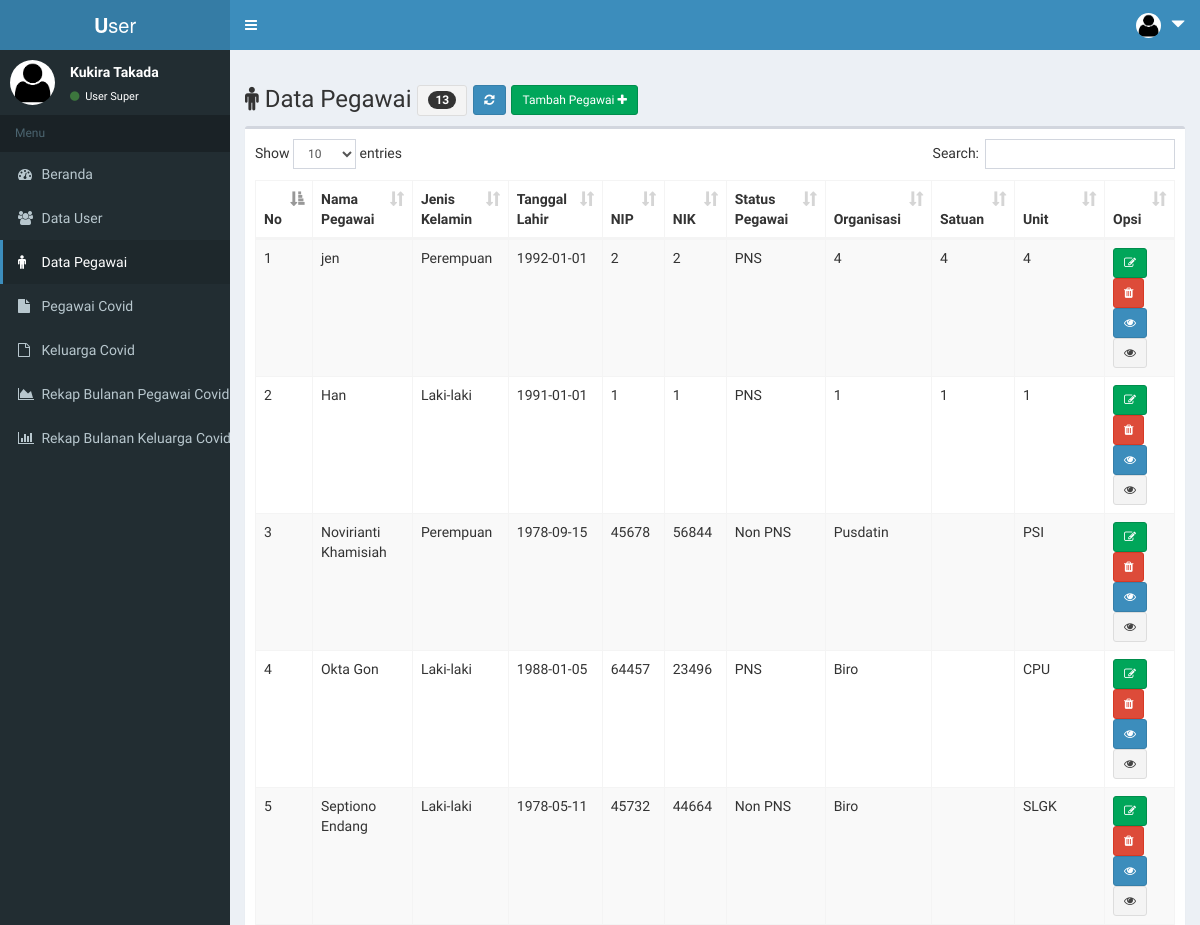
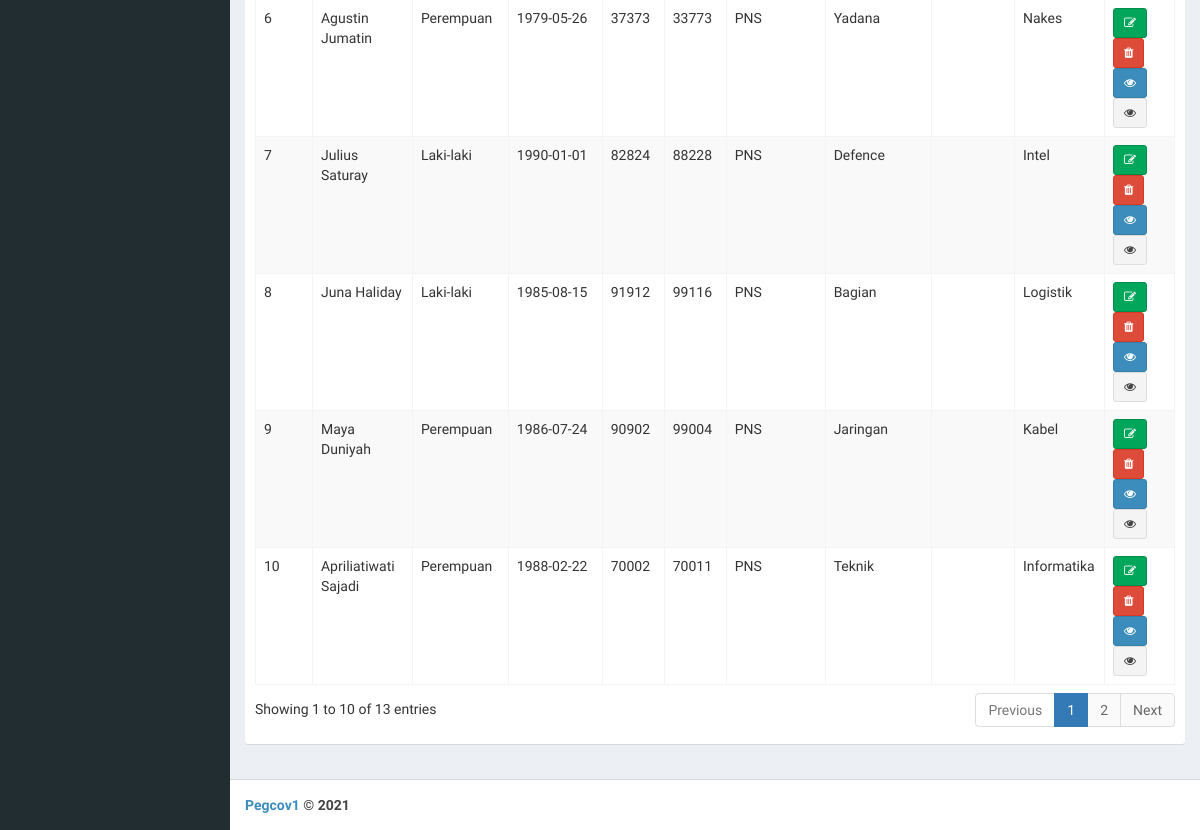
Page /page/index.php?menu=peg_data (signed in) on the earlier database version (2 pictures, top to bottom).
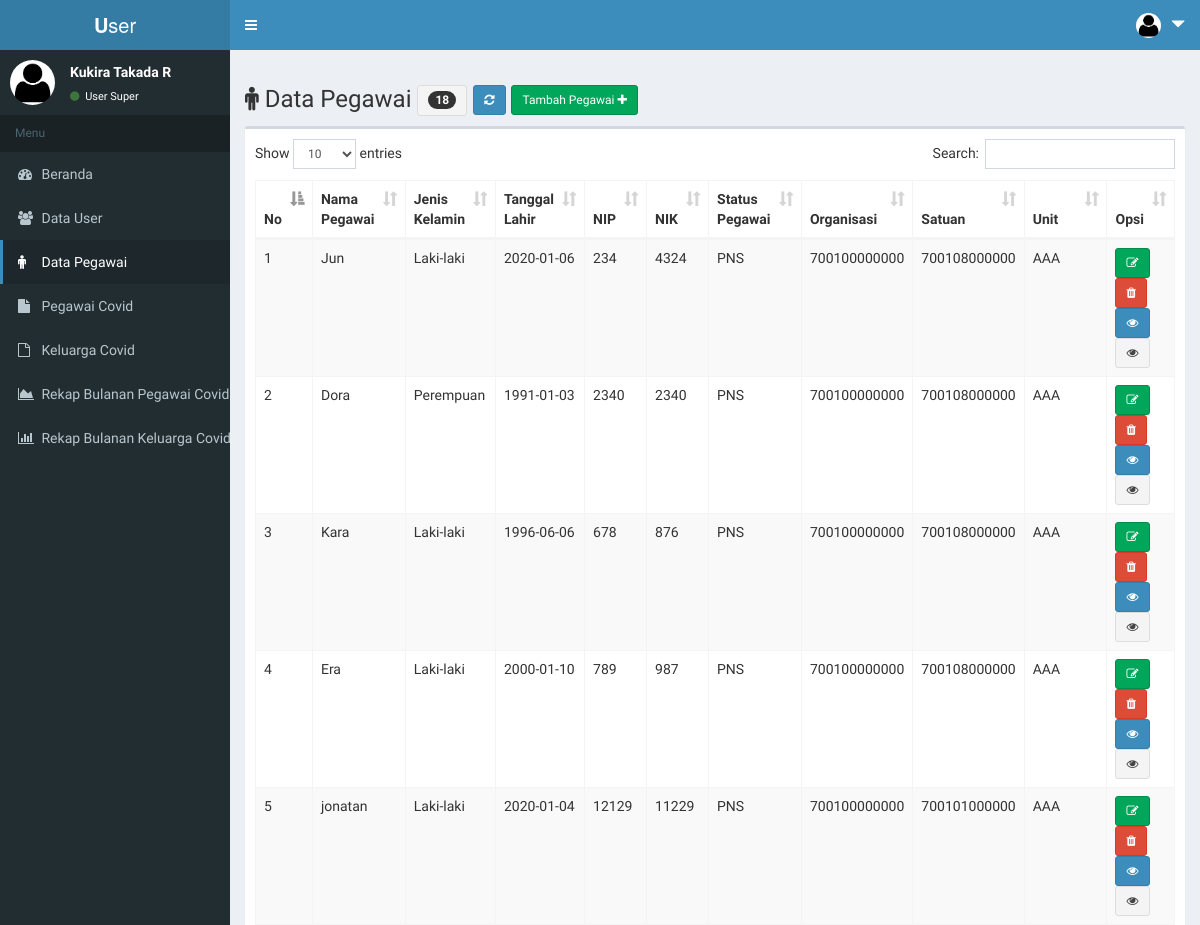
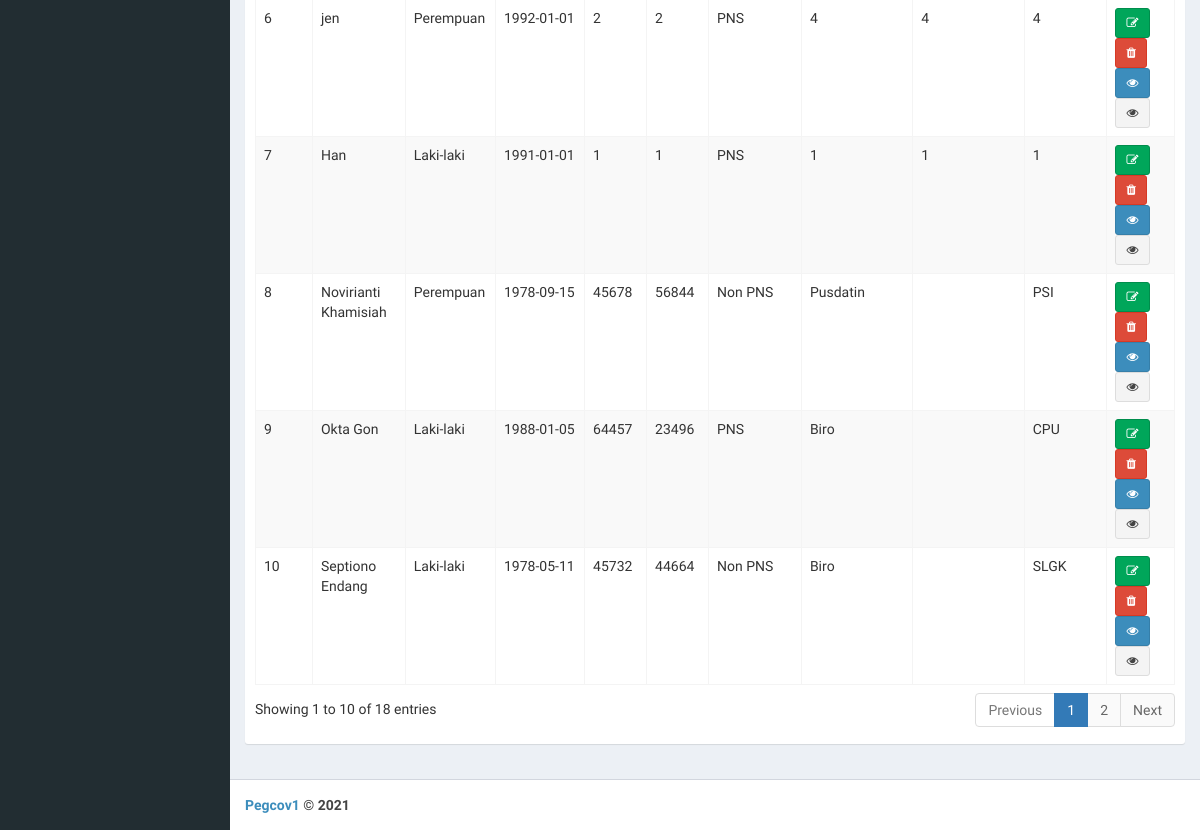
Same page on the later database version (2 pictures, top to bottom).
### tables this page shows
CREATE TABLE `tb_user` (
  `user_id` int(11) NOT NULL,
  `user_nama` varchar(30) NOT NULL,
  `user_email` varchar(30) NOT NULL,
  `user_telp` varchar(15) NOT NULL,
  `user_akses` enum('Super','Admin') NOT NULL,
  `user_org` varchar(100) NOT NULL,
  `user_orgsat` varchar(100) NOT NULL,
  `user_orgunit` varchar(100) NOT NULL,
  `user_name` varchar(15) NOT NULL,
  `user_pass` varchar(40) NOT NULL,
  `user_nip` varchar(20) NOT NULL,
  `user_nik` varchar(20) NOT NULL
);

CREATE TABLE `tb_peg` (
  `peg_id` int(11) NOT NULL,
  `peg_nama` varchar(30) NOT NULL,
  `peg_jk` enum('Laki-laki','Perempuan') NOT NULL,
  `peg_tgllahir` date NOT NULL,
  `peg_nip` varchar(20) NOT NULL,
  `peg_nik` varchar(20) NOT NULL,
  `peg_stapeg` varchar(30) NOT NULL,
  `peg_org` varchar(100) NOT NULL,
  `peg_orgsat` varchar(100) NOT NULL,
  `peg_orgunit` varchar(100) NOT NULL
);

### page/peg_data.php (the view, shortened to what the changed rows need)
<!DOCTYPE html>
<html>
<head>
</head>
<body>
  	<div class="row">
	  <div class="col-xs-12 col-md-12">
	    <h3><span class="fa fa-male"></span>
		    Data Pegawai
		    <?php
			    if ($user_akses=="Super") {
			      	$qjumlah = mysqli_query($koneksi,"SELECT * FROM tb_peg ORDER BY peg_id DESC");
			      	$jumlah = mysqli_num_rows($qjumlah);
			    }
			    else {
			      	$qjumlah = mysqli_query($koneksi,"SELECT * FROM tb_peg WHERE peg_orgsat='$user_orgsat' ORDER BY peg_id DESC");
			      	$jumlah = mysqli_num_rows($qjumlah);
			    }
		    ?>
		    <button class="btn btn-sm btn-default">
		    	<span class="badge"><?php echo $jumlah; ?></span>
		    </button>
		    <a  href="?menu=peg_data"
		    	class="btn btn-sm btn-primary">
		    	<span class="fa fa-refresh">
		    </a>
		    <a  href="?menu=peg_tambah"
		    	class="btn btn-sm btn-success">Tambah Pegawai
		    	<span class="fa fa-plus">
		    </a>
		</h3>
	  </div>
	</div>
	<div class="box">
        <div class="box-body">
          	<table id="example1" class="table table-bordered table-striped">
	            <thead>
		            <tr>
						<th>No</th>
						<th>Nama Pegawai</th>
						<th>Jenis Kelamin</th>
						<th>Tanggal Lahir</th>
						<th>NIP</th>
						<th>NIK</th>
						<th>Status Pegawai</th>
						<th>Organisasi</th>
						<th>Satuan</th>
						<th>Unit</th>
						<th>Opsi</th>
		            </tr>
	            </thead>
	            <tbody>
					<?php
					    $no = 1;
					    if ($user_akses=="Super") {
					    	$sql = $koneksi->query("SELECT * FROM tb_peg ORDER BY peg_id DESC");
					    }
					    else {
					    	$sql = $koneksi->query("SELECT * FROM tb_peg WHERE peg_orgsat='$user_orgsat' ORDER BY peg_id DESC");
					    }
					    while ($data=$sql->fetch_assoc()) {
					?>
				    <tr>
				        <td> <?php echo $no++; ?> </td>
				        <td> <?php echo $data['peg_nama']; ?></td>
				        <td> <?php echo $data['peg_jk']; ?></td>
				        <td> <?php echo $data['peg_tgllahir']; ?></td>
				        <td> <?php echo $data['peg_nip']; ?></td>
				        <td> <?php echo $data['peg_nik']; ?></td>
				        <td> <?php echo $data['peg_stapeg']; ?></td>
				        <td> <?php echo $data['peg_org']; ?></td>
				        <td> <?php echo $data['peg_orgsat']; ?></td>
				        <td> <?php echo $data['peg_orgunit']; ?></td>
				        <td>
							<a  href="?menu=peg_edit&peg_id=<?php echo $data['peg_id']; ?>"
								class="btn btn-sm btn-success"
								title="Edit <?php echo $data['peg_nama'];?>">
								<span class="fa fa-edit"></a>
							<a  onclick="return confirm('Anda yakin menghapus data pegawai <?php echo $data['peg_nama']; ?> ?')"
								href="?menu=peg_hapus&peg_nik=<?php echo $data['peg_nik']; ?>"
								class="btn btn-sm btn-danger"
								title="Hapus <?php echo $data['peg_nama'];?>" >
								<span class="fa fa-trash"></a>
								<br>
							<a  href="?menu=kon_data&peg_nik=<?php echo $data['peg_nik']; ?>"
								class="btn btn-sm btn-primary"
								title="Detail Kondisi <?php echo $data['peg_nama'];?>">
								<span class="fa fa-eye"></a></a>
							<a  href="?menu=kel_identitas&peg_nik=<?php echo $data['peg_nik']; ?>"
								class="btn btn-sm btn-default"
								title="Detail Keluarga <?php echo $data['peg_nama'];?>">
								<span class="fa fa-eye"></a></a>
				        </td>
				    </tr>
	      			<?php
	    				}
					?>
	            </tbody>
        	</table>
    	</div>
	</div>
</body>
</html>

### page/index.php (shortened to what the changed rows need)
<?php
  include "../inc/koneksi.php";
  $qprofil        = mysqli_query($koneksi,"SELECT * FROM tb_user WHERE user_id='$_SESSION[userweb]'");
  $profil         = mysqli_fetch_array($qprofil);
  $user_akses     = $profil['user_akses'];
  $user_orgsat    = $profil['user_orgsat'];
?>
<!DOCTYPE html>
<html>
  <head>
    <link rel="stylesheet" href="../lte/bootstrap/css/bootstrap.min.css">
    <link rel="stylesheet" href="https://cdnjs.cloudflare.com/ajax/libs/font-awesome/4.5.0/css/font-awesome.min.css">
    <link rel="stylesheet" href="https://cdnjs.cloudflare.com/ajax/libs/ionicons/2.0.1/css/ionicons.min.css">
    <link rel="stylesheet" href="../lte/dist/css/AdminLTE.min.css">
    <link rel="stylesheet" href="../lte/plugins/datatables/dataTables.bootstrap.css">
    <link rel="stylesheet" href="../lte/dist/css/skins/_all-skins.css">
  </head>
  <body class="hold-transition skin-blue sidebar-min">
  <div class="wrapper">
    <aside class="main-sidebar">
    <section class="sidebar">
      <div class="user-panel">
        <div class="pull-left info">
          <p><?php echo $profil['user_nama']; ?></p>
          <a href="#">
            <i class="fa fa-circle text-success"></i> User <?php echo $profil['user_akses']; ?></a>
        </div>
      </div>
    </section>
  </aside>
  <div class="content-wrapper">
    <section class="content">
      <?php
        switch($_GET['menu']){
          case 'peg_data':
          include "peg_data.php";
          break;
                ?>
                <?php
        }
      ?>
    </section>
  </div>
</div>
</body>
</html>

Differences in the rows shown:
no longer on this page (row unchanged): tb_peg: peg_nama "Agustin Jumatin", peg_jk "Perempuan", peg_tgllahir "1979-05-26", peg_nip "37373", peg_nik "33773", peg_stapeg "PNS", peg_org "Yadana", peg_orgunit "Nakes"
no longer on this page (row unchanged): tb_peg: peg_nama "Julius Saturay", peg_jk "Laki-laki", peg_tgllahir "1990-01-01", peg_nip "82824", peg_nik "88228", peg_stapeg "PNS", peg_org "Defence", peg_orgunit "Intel"
no longer on this page (row unchanged): tb_peg: peg_nama "Juna Haliday", peg_jk "Laki-laki", peg_tgllahir "1985-08-15", peg_nip "91912", peg_nik "99116", peg_stapeg "PNS", peg_org "Bagian", peg_orgunit "Logistik"
no longer on this page (row unchanged): tb_peg: peg_nama "Maya Duniyah", peg_jk "Perempuan", peg_tgllahir "1986-07-24", peg_nip "90902", peg_nik "99004", peg_stapeg "PNS", peg_org "Jaringan", peg_orgunit "Kabel"
no longer on this page (row unchanged): tb_peg: peg_nama "Apriliatiwati Sajadi", peg_jk "Perempuan", peg_tgllahir "1988-02-22", peg_nip "70002", peg_nik "70011", peg_stapeg "PNS", peg_org "Teknik", peg_orgunit "Informatika"
changed tb_user "Super": user_nama "Kukira Takada" → "Kukira Takada R"
added tb_peg: peg_nama "Jun", peg_jk "Laki-laki", peg_tgllahir "2020-01-06", peg_nip "234", peg_nik "4324", peg_stapeg "PNS", peg_org "700100000000", peg_orgsat "700108000000", peg_orgunit "AAA"
added tb_peg: peg_nama "Dora", peg_jk "Perempuan", peg_tgllahir "1991-01-03", peg_nip "2340", peg_nik "2340", peg_stapeg "PNS", peg_org "700100000000", peg_orgsat "700108000000", peg_orgunit "AAA"
added tb_peg: peg_nama "Kara", peg_jk "Laki-laki", peg_tgllahir "1996-06-06", peg_nip "678", peg_nik "876", peg_stapeg "PNS", peg_org "700100000000", peg_orgsat "700108000000", peg_orgunit "AAA"
added tb_peg: peg_nama "Era", peg_jk "Laki-laki", peg_tgllahir "2000-01-10", peg_nip "789", peg_nik "987", peg_stapeg "PNS", peg_org "700100000000", peg_orgsat "700108000000", peg_orgunit "AAA"
added tb_peg: peg_nama "jonatan", peg_jk "Laki-laki", peg_tgllahir "2020-01-04", peg_nip "12129", peg_nik "11229", peg_stapeg "PNS", peg_org "700100000000", peg_orgsat "700101000000", peg_orgunit "AAA"
Other differences:
$jumlah: "13" → "18"
text written by a page script: "Show entries Search: Showing 1 to 10 of 13 entries Previous 1 2 Next" → "Show entries Search: Showing 1 to 10 of 18 entries Previous 1 2 Next"
